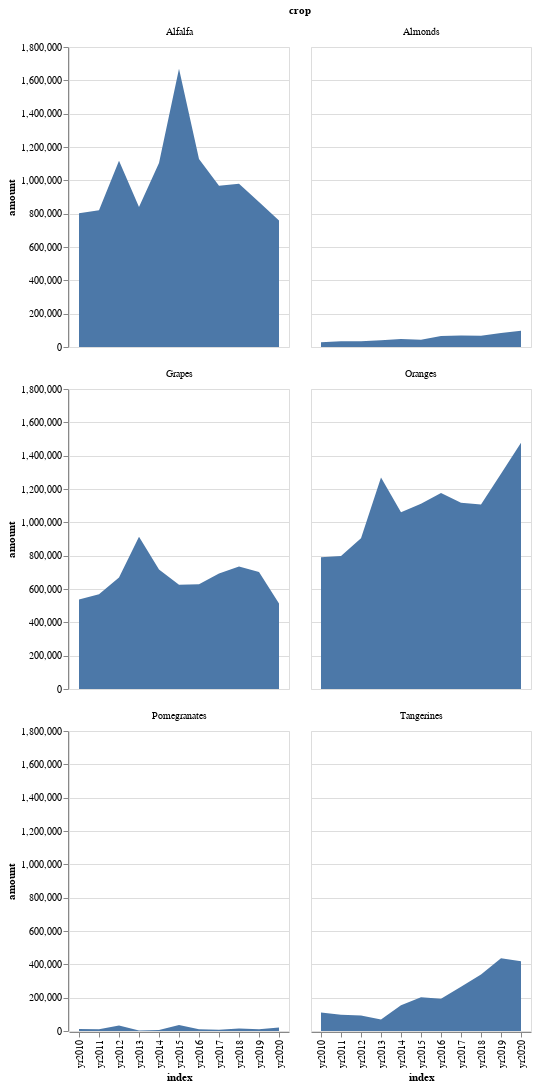

Notebook source saved alongside this figure:
### Code cell
alt.Chart(df, title='What is the most produced crop?').mark_area().encode(
    x='index:N',
    y='amount:Q').facet(facet='crop:N',columns=2)

### Figure 1 — Vega-Lite specification as saved in the notebook (floating-point values rounded to 4 significant figures)
{"config": {"view": {"continuousWidth": 400, "continuousHeight": 300}}, "data": {"name": "data-bb19a53daefa19347bedc26b4fef7193"}, "facet": {"field": "crop", "type": "nominal"}, "spec": {"mark": "area", "encoding": {"x": {"field": "index", "type": "nominal"}, "y": {"field": "amount", "type": "quantitative"}}, "title": "What is the most produced crop?"}, "columns": 2, "$schema": "https://vega.github.io/schema/vega-lite/v4.17.0.json", "datasets": {"data-bb19a53daefa19347bedc26b4fef7193": [{"index": "yr2010", "crop": "Alfalfa", "amount": 803000}, {"index": "yr2011", "crop": "Alfalfa", "amount": 821000}, {"index": "yr2012", "crop": "Alfalfa", "amount": 1117000}, {"index": "yr2013", "crop": "Alfalfa", "amount": 840000}, {"index": "yr2014", "crop": "Alfalfa", "amount": 1104000}, {"index": "yr2015", "crop": "Alfalfa", "amount": 1669000}, {"index": "yr2016", "crop": "Alfalfa", "amount": 1128000}, {"index": "yr2017", "crop": "Alfalfa", "amount": 967000}, {"index": "yr2018", "crop": "Alfalfa", "amount": 980000}, {"index": "yr2019", "crop": "Alfalfa", "amount": 870000}, {"index": "yr2020", "crop": "Alfalfa", "amount": 759000}, {"index": "yr2010", "crop": "Almonds", "amount": 28400}, {"index": "yr2011", "crop": "Almonds", "amount": 34700}, {"index": "yr2012", "crop": "Almonds", "amount": 34800}, {"index": "yr2013", "crop": "Almonds", "amount": 40800}, {"index": "yr2014", "crop": "Almonds", "amount": 48700}, {"index": "yr2015", "crop": "Almonds", "amount": 43000}, {"index": "yr2016", "crop": "Almonds", "amount": 66400}, {"index": "yr2017", "crop": "Almonds", "amount": 68700}, {"index": "yr2018", "crop": "Almonds", "amount": 67300}, {"index": "yr2019", "crop": "Almonds", "amount": 83700}, {"index": "yr2020", "crop": "Almonds", "amount": 97900}, {"index": "yr2010", "crop": "Grapes", "amount": 537260}, {"index": "yr2011", "crop": "Grapes", "amount": 568970}, {"index": "yr2012", "crop": "Grapes", "amount": 668860}, {"index": "yr2013", "crop": "Grapes", "amount": 913000}, {"index": "yr2014", "crop": "Grapes", "amount": 717700}, {"index": "yr2015", "crop": "Grapes", "amount": 625530}, {"index": "yr2016", "crop": "Grapes", "amount": 628220}, {"index": "yr2017", "crop": "Grapes", "amount": 692500}, {"index": "yr2018", "crop": "Grapes", "amount": 734550}, {"index": "yr2019", "crop": "Grapes", "amount": 702480}, {"index": "yr2020", "crop": "Grapes", "amount": 513070}, {"index": "yr2010", "crop": "Oranges", "amount": 791000}, {"index": "yr2011", "crop": "Oranges", "amount": 798000}, {"index": "yr2012", "crop": "Oranges", "amount": 905000}, {"index": "yr2013", "crop": "Oranges", "amount": 1269000}, {"index": "yr2014", "crop": "Oranges", "amount": 1061000}, {"index": "yr2015", "crop": "Oranges", "amount": 1111000}, {"index": "yr2016", "crop": "Oranges", "amount": 1176000}, {"index": "yr2017", "crop": "Oranges", "amount": 1118000}, {"index": "yr2018", "crop": "Oranges", "amount": 1107000}, {"index": "yr2019", "crop": "Oranges", "amount": 1292000}, {"index": "yr2020", "crop": "Oranges", "amount": 1477000}, {"index": "yr2010", "crop": "Pomegranates", "amount": 12000}, {"index": "yr2011", "crop": "Pomegranates", "amount": 10300}, {"index": "yr2012", "crop": "Pomegranates", "amount": 33300}, {"index": "yr2013", "crop": "Pomegranates", "amount": 3540}, {"index": "yr2014", "crop": "Pomegranates", "amount": 6160}, {"index": "yr2015", "crop": "Pomegranates", "amount": 36400}, {"index": "yr2016", "crop": "Pomegranates", "amount": 11200}, {"index": "yr2017", "crop": "Pomegranates", "amount": 7690}, {"index": "yr2018", "crop": "Pomegranates", "amount": 14500}, {"index": "yr2019", "crop": "Pomegranates", "amount": 10400}, {"index": "yr2020", "crop": "Pomegranates", "amount": 21300}, {"index": "yr2010", "crop": "Tangerines", "amount": 111000}, {"index": "yr2011", "crop": "Tangerines", "amount": 96900}, {"index": "yr2012", "crop": "Tangerines", "amount": 92900}, {"index": "yr2013", "crop": "Tangerines", "amount": 69000}, {"index": "yr2014", "crop": "Tangerines", "amount": 154000}, {"index": "yr2015", "crop": "Tangerines", "amount": 203000}, {"index": "yr2016", "crop": "Tangerines", "amount": 194000}, {"index": "yr2017", "crop": "Tangerines", "amount": 266000}, {"index": "yr2018", "crop": "Tangerines", "amount": 339000}, {"index": "yr2019", "crop": "Tangerines", "amount": 437000}, {"index": "yr2020", "crop": "Tangerines", "amount": 418000}]}}
